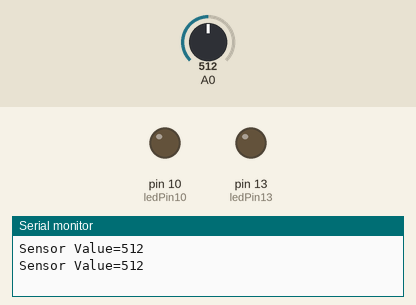
The sketch below on a simulated Arduino Uno, built with avr-gcc and run on an emulated ATmega328P. Shown: output pins drawn as LEDs (lit = HIGH), the last lines printed to the serial monitor. The inputs (shaded band) are chosen by the test bench; at power-on: A0 = 512.

Above: at 1.8 s.
1.9 s: A0 set to 53
3.4 s: A0 set to 46
At 5.1 s:
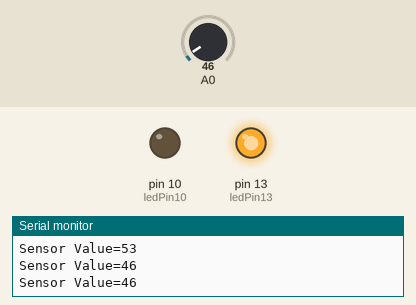
5.5 s: A0 set to 122
At 6.6 s:
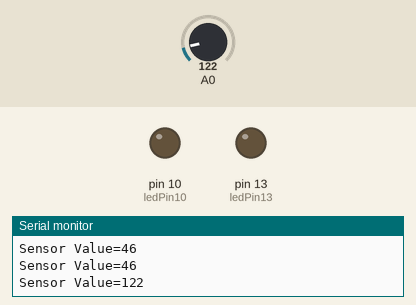
7.5 s: A0 set to 40
At 9.4 s:
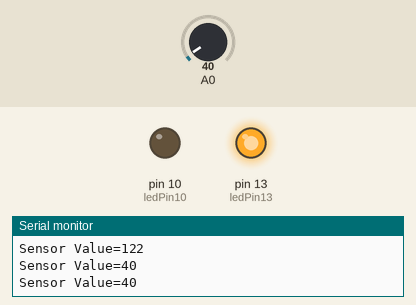
Timing chart, 0 to 10.5 s (numbered marks = the images above; inputs shaded):
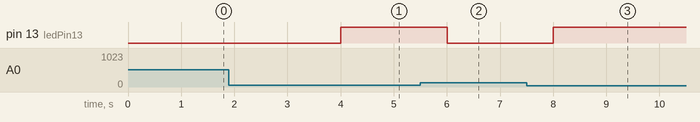

The sketch:

SendSensorValuetoSerialMonitor.ino
```cpp
  int ledPin13 = 13;
  int ledPin10 = 10;
  int sensorVal = 0;

  void setup() {
 // Setup Serial communication
    Serial.begin(9600);

  // init pins as outputs
  pinMode(ledPin13,OUTPUT);
  pinMode(ledPin10,OUTPUT);
  }

  void loop() {
 // Read the value from the sensor
    sensorVal = analogRead(A0);

 //Send the value to the Serial Monitor
    Serial.print("Sensor Value=");
    Serial.println(sensorVal);
    if(sensorVal < 50 )
    {
        digitalWrite(ledPin13,HIGH);
    }
    else
    {
        digitalWrite(ledPin13,LOW);
    }

 // Interval between readings = 1 sec
    delay(1000);
  }
```

Measured:
- the behaviour switches between 50 and 49 on A0 (found by bisection; images 0 and 1)
- after the input at 3.4 s, pin 13 (ledPin13): LOW → HIGH after 0.60 s
- after the input at 5.5 s, pin 13 (ledPin13): HIGH → LOW after 0.50 s
- after the input at 7.5 s, pin 13 (ledPin13): LOW → HIGH after 0.50 s
